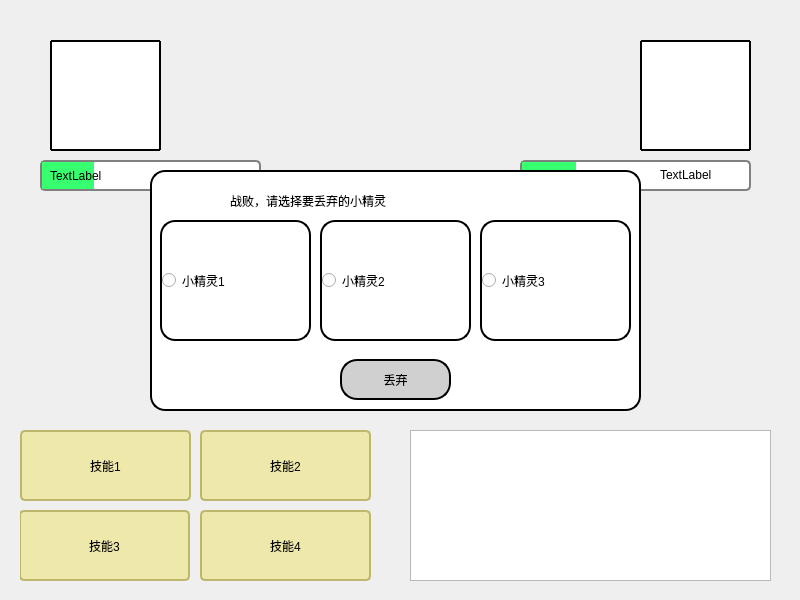
<?xml version="1.0" encoding="UTF-8"?>
<ui version="4.0">
 <class>FightingWidget</class>
 <widget class="QWidget" name="FightingWidget">
  <property name="geometry">
   <rect>
    <x>0</x>
    <y>0</y>
    <width>800</width>
    <height>600</height>
   </rect>
  </property>
  <property name="sizePolicy">
   <sizepolicy hsizetype="Preferred" vsizetype="Preferred">
    <horstretch>0</horstretch>
    <verstretch>0</verstretch>
   </sizepolicy>
  </property>
  <property name="minimumSize">
   <size>
    <width>800</width>
    <height>600</height>
   </size>
  </property>
  <property name="maximumSize">
   <size>
    <width>800</width>
    <height>600</height>
   </size>
  </property>
  <property name="windowTitle">
   <string>Form</string>
  </property>
  <property name="styleSheet">
   <string notr="true"/>
  </property>
  <widget class="QWidget" name="widget" native="true">
   <property name="geometry">
    <rect>
     <x>20</x>
     <y>430</y>
     <width>371</width>
     <height>151</height>
    </rect>
   </property>
   <widget class="QPushButton" name="pushButtonSkill0">
    <property name="geometry">
     <rect>
      <x>0</x>
      <y>0</y>
      <width>171</width>
      <height>71</height>
     </rect>
    </property>
    <property name="styleSheet">
     <string notr="true">QPushButton {
    background-color: palegoldenrod;
    border-width: 2px;
    border-color: darkkhaki;
    border-style: solid;
    border-radius: 5;
    padding: 3px;
    min-width: 9ex;
    min-height: 2.5ex;
}

QPushButton:hover {
   background-color: khaki;
}

/* Increase the padding, so the text is shifted when the button is
   pressed. */
QPushButton:pressed {
    padding-left: 5px;
    padding-top: 5px;
    background-color: #d0d67c;
}
</string>
    </property>
    <property name="text">
     <string>技能1</string>
    </property>
   </widget>
   <widget class="QPushButton" name="pushButtonSkill1">
    <property name="geometry">
     <rect>
      <x>180</x>
      <y>0</y>
      <width>171</width>
      <height>71</height>
     </rect>
    </property>
    <property name="styleSheet">
     <string notr="true">QPushButton {
    background-color: palegoldenrod;
    border-width: 2px;
    border-color: darkkhaki;
    border-style: solid;
    border-radius: 5;
    padding: 3px;
    min-width: 9ex;
    min-height: 2.5ex;
}

QPushButton:hover {
   background-color: khaki;
}

/* Increase the padding, so the text is shifted when the button is
   pressed. */
QPushButton:pressed {
    padding-left: 5px;
    padding-top: 5px;
    background-color: #d0d67c;
}
</string>
    </property>
    <property name="text">
     <string>技能2</string>
    </property>
   </widget>
   <widget class="QPushButton" name="pushButtonSkill2">
    <property name="geometry">
     <rect>
      <x>-1</x>
      <y>80</y>
      <width>171</width>
      <height>71</height>
     </rect>
    </property>
    <property name="styleSheet">
     <string notr="true">QPushButton {
    background-color: palegoldenrod;
    border-width: 2px;
    border-color: darkkhaki;
    border-style: solid;
    border-radius: 5;
    padding: 3px;
    min-width: 9ex;
    min-height: 2.5ex;
}

QPushButton:hover {
   background-color: khaki;
}

/* Increase the padding, so the text is shifted when the button is
   pressed. */
QPushButton:pressed {
    padding-left: 5px;
    padding-top: 5px;
    background-color: #d0d67c;
}
</string>
    </property>
    <property name="text">
     <string>技能3</string>
    </property>
   </widget>
   <widget class="QPushButton" name="pushButtonSkill3">
    <property name="geometry">
     <rect>
      <x>180</x>
      <y>80</y>
      <width>171</width>
      <height>71</height>
     </rect>
    </property>
    <property name="styleSheet">
     <string notr="true">QPushButton {
    background-color: palegoldenrod;
    border-width: 2px;
    border-color: darkkhaki;
    border-style: solid;
    border-radius: 5;
    padding: 3px;
    min-width: 9ex;
    min-height: 2.5ex;
}

QPushButton:hover {
   background-color: khaki;
}

/* Increase the padding, so the text is shifted when the button is
   pressed. */
QPushButton:pressed {
    padding-left: 5px;
    padding-top: 5px;
    background-color: #d0d67c;
}
</string>
    </property>
    <property name="text">
     <string>技能4</string>
    </property>
   </widget>
  </widget>
  <widget class="QLabel" name="labelPicA">
   <property name="geometry">
    <rect>
     <x>50</x>
     <y>40</y>
     <width>111</width>
     <height>111</height>
    </rect>
   </property>
   <property name="styleSheet">
    <string notr="true">font: 75 10pt &quot;Segoe Print&quot;;

background-color: rgb(255, 255, 255);
border-color: rgb(16, 16, 16);
border: 2px solid rgb(0,0,0);
border-radius : 1px;</string>
   </property>
   <property name="text">
    <string/>
   </property>
  </widget>
  <widget class="QLabel" name="labelPicB">
   <property name="geometry">
    <rect>
     <x>640</x>
     <y>40</y>
     <width>111</width>
     <height>111</height>
    </rect>
   </property>
   <property name="styleSheet">
    <string notr="true">font: 75 10pt &quot;Segoe Print&quot;;

background-color: rgb(255, 255, 255);
border-color: rgb(16, 16, 16);
border: 2px solid rgb(0,0,0);
border-radius : 1px;</string>
   </property>
   <property name="text">
    <string/>
   </property>
  </widget>
  <widget class="QProgressBar" name="progressBarHPA">
   <property name="geometry">
    <rect>
     <x>40</x>
     <y>160</y>
     <width>221</width>
     <height>31</height>
    </rect>
   </property>
   <property name="styleSheet">
    <string notr="true">QProgressBar {
	color: rgb(41, 255, 59);
    border: 2px solid grey;
    border-radius: 5px;
}

QProgressBar::chunk {
    background-color: #37ff70
}

QProgressBar {
    border: 2px solid grey;
    border-radius: 5px;
    text-align: center;
}</string>
   </property>
   <property name="value">
    <number>24</number>
   </property>
   <property name="textVisible">
    <bool>false</bool>
   </property>
  </widget>
  <widget class="QProgressBar" name="progressBarHPB">
   <property name="geometry">
    <rect>
     <x>520</x>
     <y>160</y>
     <width>231</width>
     <height>31</height>
    </rect>
   </property>
   <property name="styleSheet">
    <string notr="true">QProgressBar {
    border: 2px solid grey;
    border-radius: 5px;
}

QProgressBar::chunk {
    background-color:  #37ff70
}

QProgressBar {
    border: 2px solid grey;
    border-radius: 5px;
    text-align: center;
}</string>
   </property>
   <property name="value">
    <number>24</number>
   </property>
   <property name="textVisible">
    <bool>false</bool>
   </property>
  </widget>
  <widget class="QFrame" name="frameDiscard">
   <property name="geometry">
    <rect>
     <x>150</x>
     <y>170</y>
     <width>491</width>
     <height>241</height>
    </rect>
   </property>
   <property name="styleSheet">
    <string notr="true">font: 75 10pt &quot;Segoe Print&quot;;
background-color: rgb(255, 255, 255);


border-color: rgb(16, 16, 16);
border: 2px solid rgb(0,0,0);
border-radius : 15px;</string>
   </property>
   <property name="frameShape">
    <enum>QFrame::StyledPanel</enum>
   </property>
   <property name="frameShadow">
    <enum>QFrame::Raised</enum>
   </property>
   <widget class="QLabel" name="label">
    <property name="geometry">
     <rect>
      <x>80</x>
      <y>10</y>
      <width>301</width>
      <height>41</height>
     </rect>
    </property>
    <property name="styleSheet">
     <string notr="true">font: 75 10pt &quot;Segoe Print&quot;;
font: 25 14pt &quot;Microsoft YaHei UI Light&quot;;
background-color:rgb(255, 255, 255);


border-color: rgb(16, 16, 16);
border: 0px solid rgb(0,0,0);
border-radius : 15px;</string>
    </property>
    <property name="text">
     <string>战败，请选择要丢弃的小精灵</string>
    </property>
   </widget>
   <widget class="QPushButton" name="pushButtonDiscard">
    <property name="geometry">
     <rect>
      <x>190</x>
      <y>189</y>
      <width>111</width>
      <height>41</height>
     </rect>
    </property>
    <property name="styleSheet">
     <string notr="true">

QPushButton {
	font: 75 14pt &quot;Segoe Print&quot;;
    background-color: rgb(208, 208, 208);
  	 border-color: rgb(16, 16, 16);
	border: 2px solid rgb(0,0,0);
	border-radius : 17px;
}

QPushButton:hover {
   background-color: rgb(165, 165, 165);
}

/* Increase the padding, so the text is shifted when the button is
   pressed. */
QPushButton:pressed {
    padding-left: 5px;
    padding-top: 5px;
    background-color: #d0d67c;
}
</string>
    </property>
    <property name="text">
     <string>丢弃</string>
    </property>
   </widget>
   <widget class="QRadioButton" name="radioButton0">
    <property name="geometry">
     <rect>
      <x>10</x>
      <y>50</y>
      <width>151</width>
      <height>121</height>
     </rect>
    </property>
    <property name="styleSheet">
     <string notr="true">font: 25 9pt &quot;Microsoft YaHei&quot;;</string>
    </property>
    <property name="text">
     <string>小精灵1</string>
    </property>
   </widget>
   <widget class="QRadioButton" name="radioButton1">
    <property name="geometry">
     <rect>
      <x>170</x>
      <y>50</y>
      <width>151</width>
      <height>121</height>
     </rect>
    </property>
    <property name="styleSheet">
     <string notr="true">font: 25 9pt &quot;Microsoft YaHei&quot;;</string>
    </property>
    <property name="text">
     <string>小精灵2</string>
    </property>
   </widget>
   <widget class="QRadioButton" name="radioButton2">
    <property name="geometry">
     <rect>
      <x>330</x>
      <y>50</y>
      <width>151</width>
      <height>121</height>
     </rect>
    </property>
    <property name="styleSheet">
     <string notr="true">font: 25 9pt &quot;Microsoft YaHei&quot;;</string>
    </property>
    <property name="text">
     <string>小精灵3</string>
    </property>
   </widget>
  </widget>
  <widget class="QTextBrowser" name="textBrowserDisplay">
   <property name="geometry">
    <rect>
     <x>410</x>
     <y>430</y>
     <width>361</width>
     <height>151</height>
    </rect>
   </property>
  </widget>
  <widget class="QLabel" name="labelHpAText">
   <property name="geometry">
    <rect>
     <x>50</x>
     <y>160</y>
     <width>101</width>
     <height>31</height>
    </rect>
   </property>
   <property name="styleSheet">
    <string notr="true">font: 75 10pt &quot;Segoe Print&quot;;</string>
   </property>
   <property name="text">
    <string>TextLabel</string>
   </property>
  </widget>
  <widget class="QLabel" name="labelHpBText">
   <property name="geometry">
    <rect>
     <x>660</x>
     <y>159</y>
     <width>101</width>
     <height>31</height>
    </rect>
   </property>
   <property name="styleSheet">
    <string notr="true">font: 75 10pt &quot;Segoe Print&quot;;</string>
   </property>
   <property name="text">
    <string>TextLabel</string>
   </property>
  </widget>
 </widget>
 <resources/>
 <connections/>
</ui>
